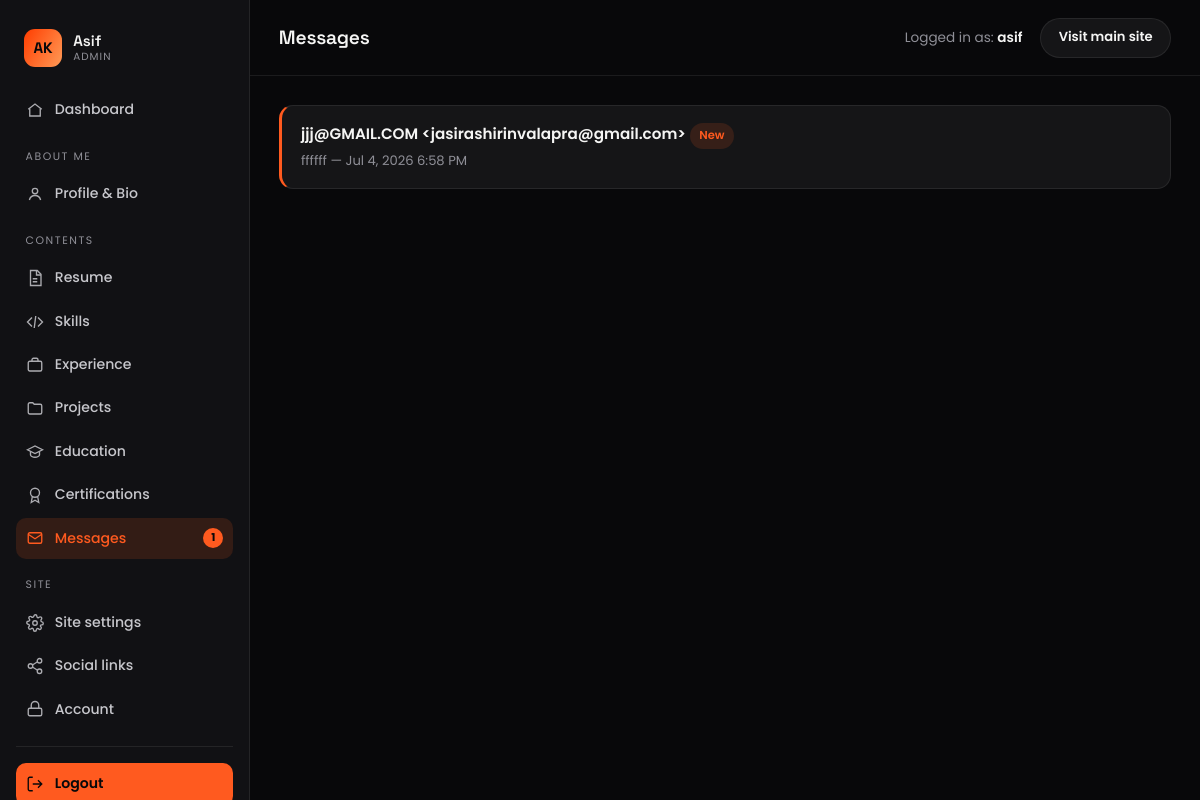
Before: /crm/asif/messages/ (signed in) with the older database file.
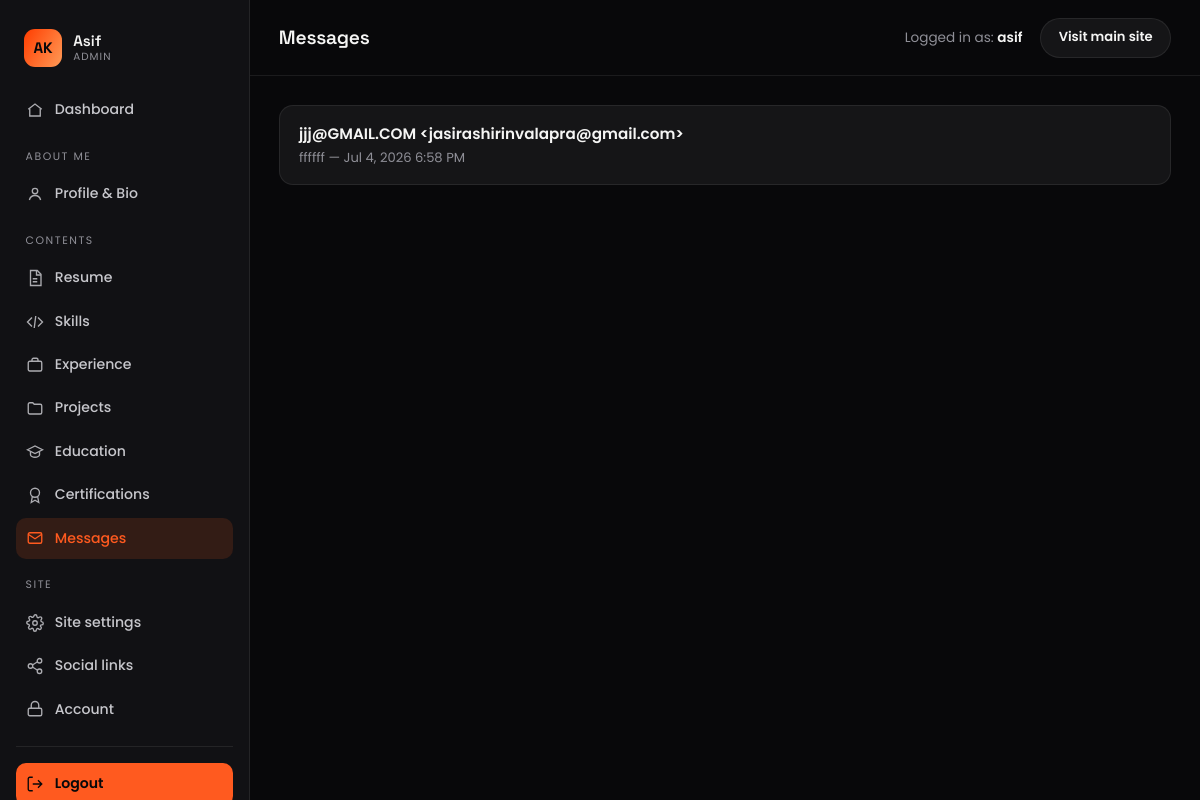
After: the same page with the newer database file.
### core/models.py (models this page shows, shortened)
class ContactMessage(models.Model):
    name = models.CharField(max_length=100)
    email = models.EmailField()
    subject = models.CharField(max_length=160, blank=True)
    message = models.TextField()
    created_at = models.DateTimeField(auto_now_add=True)
    is_read = models.BooleanField(default=False)
    class Meta:
        ordering = ["-created_at"]

### crm/views.py (the view)
# urls.py: path("messages/", views.message_list, name="message_list"),
@staff_required_view
def message_list(request):
    return render(request, "crm/messages.html", {
        "messages_list": m.ContactMessage.objects.all(), "active": "messages",
    })

### core/context_processors.py (called while the page is built)
def site_globals(request):
    return {
        "site": SiteSettings.load(),
        "social_links": SocialLink.objects.filter(is_active=True),
    }

### core/models.py (called while the page is built)
    @classmethod
    def load(cls):
        obj, _ = cls.objects.get_or_create(pk=1)
        return obj

### crm/context_processors.py (called while the page is built)
def sidebar_counts(request):
    if not (request.user.is_authenticated and request.user.is_staff):
        return {}
    return {"dash_unread": m.ContactMessage.objects.filter(is_read=False).count()}

### crm/views.py (called while the page is built)
def staff_required_view(view_func):
    from django.contrib.auth.decorators import login_required, user_passes_test
    return login_required(login_url="crm:login")(
        user_passes_test(lambda u: u.is_staff, login_url="crm:login")(view_func)
    )

### crm/templates/crm/messages.html (shortened to what this page needs)
{% extends "crm/base.html" %}
{% block page_title %}Messages{% endblock %}
{% block content %}
{% if messages_list %}
<div class="list-rows">
  {% for msg in messages_list %}
  <a href="{% url 'crm:message_detail' msg.pk %}" class="list-row message-row {% if not msg.is_read %}is-unread{% endif %}">
    <div class="list-row__body">
      <div class="list-row__title">
        {{ msg.name }} &lt;{{ msg.email }}&gt;
        {% if not msg.is_read %}<span class="tag tag--unread">New</span>{% endif %}
      </div>
      <div class="list-row__sub">{{ msg.subject|default:"No subject" }} — {{ msg.created_at|date:"M j, Y g:i A" }}</div>
    </div>
  </a>
  {% endfor %}
</div>
{% else %}
<div class="empty-state">No messages yet. When someone submits your contact form, it'll show up here.</div>
{% endif %}
{% endblock %}

### crm/templates/crm/base.html (shortened to what the changed rows need)
{% load static %}<!DOCTYPE html>
<html lang="en">
<head>
  <link rel="stylesheet" href="{% static 'crm/dashboard.css' %}">
</head>
<body>
  <div class="dash">
    <aside class="dash__sidebar" id="dashSidebar">
      <nav class="dash__nav">
        <a href="{% url 'crm:message_list' %}" class="{% if active == 'messages' %}is-active{% endif %}">
          <svg viewBox="0 0 24 24" fill="none" stroke="currentColor" stroke-width="1.8"><rect x="3" y="5" width="18" height="14" rx="2"/><path d="M3 7l9 6 9-6"/></svg>
          Messages
          {% if dash_unread %}<span class="dash__badge">{{ dash_unread }}</span>{% endif %}
        </a>
      </nav>
    </aside>
    <div class="dash__main">
      <header class="dash__topbar">
        <h1 class="dash__topbar-title">{% block page_title %}Control Center{% endblock %}</h1>
      </header>
      <main class="dash__content">
        {% block content %}{% endblock %}
      </main>
    </div>
  </div>
</body>
</html>

Changed rows visible on the page:
changed ContactMessage "jjj@GMAIL.COM": no longer shows "New"
Other visible differences:
{{ dash_unread }}: "1" → (not shown)
